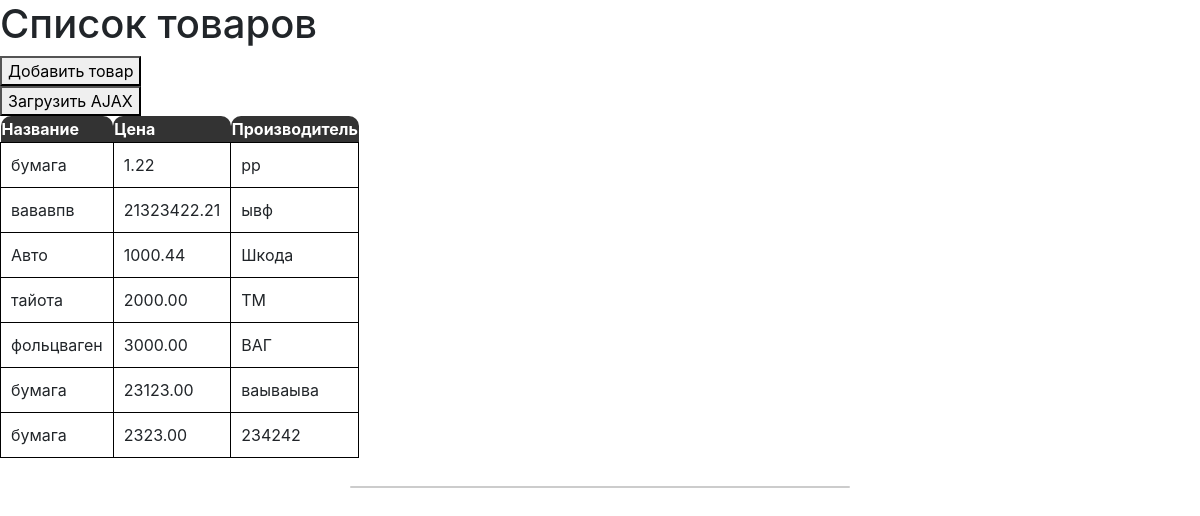
Before: / with the older database file.
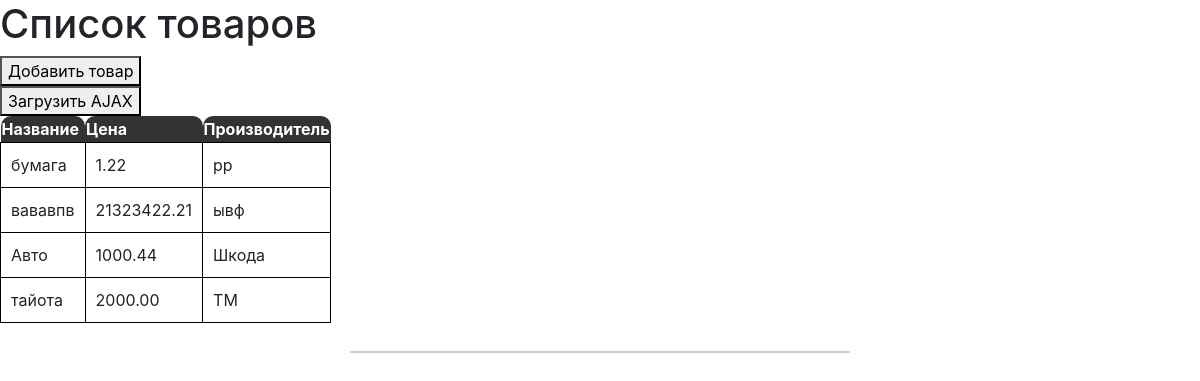
After: the same page with the newer database file.
### test_app/models.py (models this page shows, shortened)
class Googs(models.Model):
    title = models.CharField(verbose_name='Наименование',
                             max_length=255)
    created_at = models.DateTimeField(verbose_name='Дата поступления',
                                      auto_now_add=True,
                                      auto_created=True)
    price = models.DecimalField(verbose_name='Цена',
                                decimal_places=2,
                                max_digits=10)
    measurements = models.CharField(verbose_name='Единица измерения',
                                    max_length=25)
    vendor = models.CharField(verbose_name='Поставщик',
                              max_length=255)
    class Meta:
        verbose_name = 'Карточка товара'
        verbose_name_plural = 'Карточка товара'

### test_app/views.py (the view)
# urls.py: path('', index),
def index(request):
    template_name = 'goods_list.html'
    goods_list = Googs.objects.all()
    goods_str = []
    for i in goods_list:
        goods_str.append(i)
    context = {'table_title': 'Все товары',
               'goods': goods_str}
    return render(request,
                  template_name=template_name,
                  context=context)

### test_app/templates/goods_list.html (shortened to what this page needs)
{% extends 'base.html' %}
{% load static %}
{% block content %}
    <button type="button" class="js-create-good" data-url="{% url 'add' %}"><span>Добавить товар</span></button><br>
    <button id="ajaxButton">Загрузить AJAX</button>
    <table id="test_table" class="result">
        <tr>
            <th>Название</th>
            <th>Цена</th>
            <th>Производитель</th>
        </tr>
       {% include 'include/partial_goods_list.html' %}
    </table>
    <div class="modal-fade" id="modal-good">
        <div class="modal-dialog">
            <div class="modal-content">
            </div>
        </div>
    </div>
{% endblock %}

### templates/base.html (shortened to what this page needs)
{% load static %}
<!DOCTYPE html>
<html lang="en">
<head>
    <link rel="stylesheet" type="text/css" href="{% static 'css/style.css' %}">
    <link rel="stylesheet" href="https://stackpath.bootstrapcdn.com/bootstrap/4.3.1/css/bootstrap.min.css">
</head>
<body>
<h1>Список товаров</h1>
{% block content %}
{% endblock %}
</body>
</html>

### test_app/templates/include/partial_goods_list.html
{% for object in goods %}
        <tr id="goods-list">
            <td>{{ object.title }}</td>
            <td>{{ object.price }}</td>
            <td>{{ object.vendor }}</td>
        </tr>
        {% endfor %}

### static/css/style.css (style rules this page uses)
table { border-collapse:collapse; }
td { border: 1px solid black; }
td { padding: 10px; }
th { background-color:#333; color:#fff; border-radius: 10px 10px 0 0; }

Changed rows visible on the page:
removed Googs: title "фольцваген", price "3000.00", vendor "ВАГ"
removed Googs: title "бумага", price "23123.00", vendor "ваываыва"
removed Googs: title "бумага", price "2323.00", vendor "234242"
